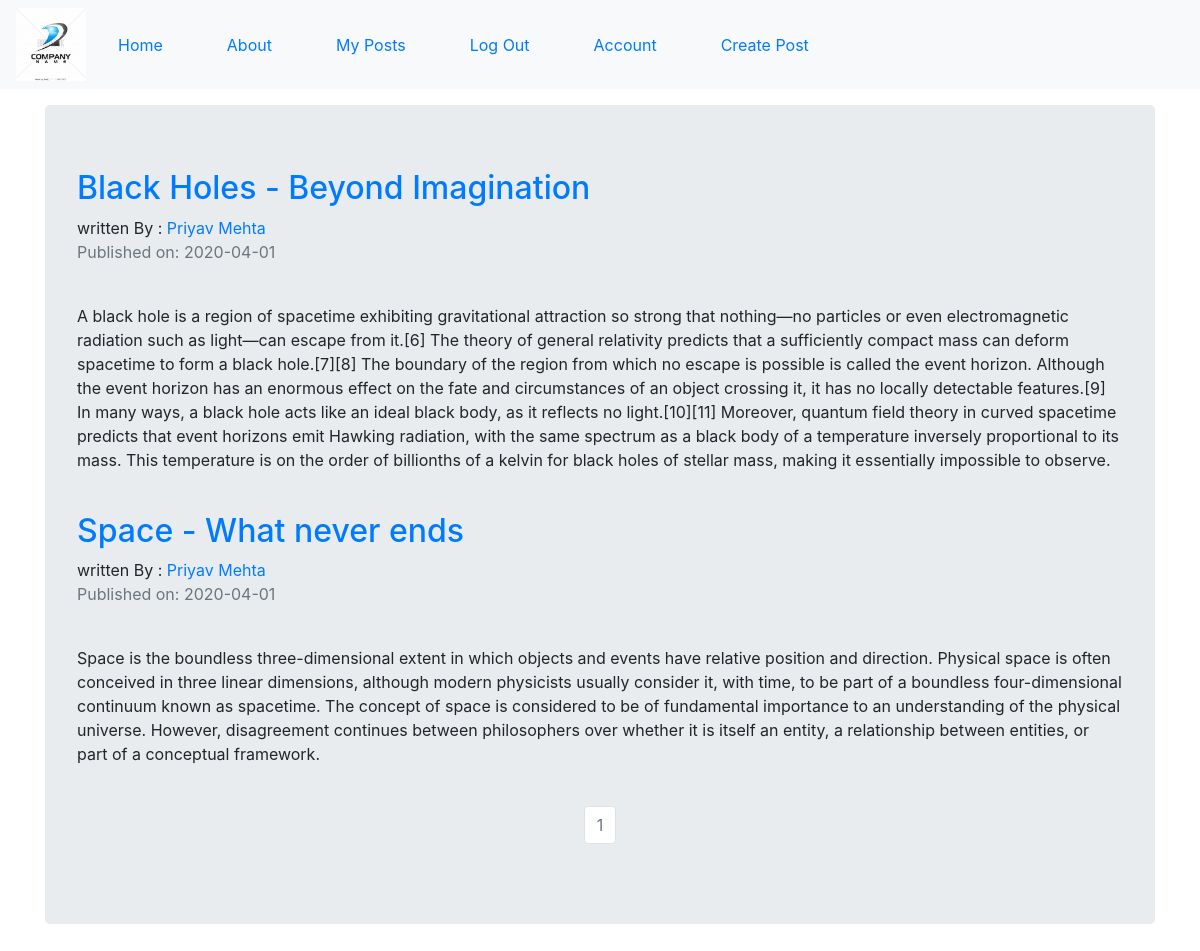
The app's page /myposts (signed in) with its own data.
### company_blog/models.py (models this page shows, shortened)
class BlogPost(db.Model):
	users = db.relationship(User)
	id = db.Column(db.Integer,primary_key = True)
	user_id = db.Column(db.Integer,db.ForeignKey('users.id'),nullable = False)
	date = db.Column(db.DateTime,nullable = False,default = datetime.utcnow)
	title = db.Column(db.String(140),nullable = False)
	text = db.Column(db.Text,nullable = False)
	def __repr__(self):
		return f"Post ID : {self.id} -- Date : {self.date} --- {self.title}"

class User(db.Model,UserMixin):
	__tablename__ = 'users'
	id = db.Column(db.Integer,primary_key = True)
	profile_image = db.Column(db.String(64),default = 'default_image.jpg')
	email = db.Column(db.String(64),unique = True,index = True)
	username = db.Column(db.String(64),unique = True,index = True)
	password_hash = db.Column(db.String(128))
	posts = db.relationship('BlogPost',backref = 'author',lazy = True)

### company_blog/users/views.py (the view)
@users.route('/myposts')
def my_posts():
    username = current_user.username
    page = request.args.get('page',1,type = int)
    user = User.query.filter_by(username = username).first_or_404()
    blog_posts = BlogPost.query.filter_by(author = user).order_by(BlogPost.date.desc()).paginate(page=page,per_page = 5)
    print(blog_posts.items)
    return render_template('my_posts.html',blog_posts= blog_posts,user = user)

### company_blog/models.py (called while the page is built)
@login_manager.user_loader
def load_user(user_id):
	return User.query.get(user_id)

### company_blog/templates/my_posts.html
{% extends 'base.html' %}
{% block content %}
<div class="jumbotron">
    {% for post in blog_posts.items %}
         <h2> <a href="{{url_for('blog_posts.blog_post',blog_post_id = post.id)}}" style="text-decoration: none;">{{post.title}}</a></h2>
         written By : <a href="{{url_for('users.user_posts',username = post.author.username)}}">{{post.author.username}}</a>
         <p class="text-muted">Published on: {{post.date.strftime("%Y-%m-%d")}}</p>
         <br>
         <p>{{post.text}}</p>
         <br>
     {% endfor %}
     <nav aria-label="Page navigation example">
         <ul class="pagination justify-content-center">
             {% for page_num in blog_posts.iter_pages(left_edge=1,right_edge=1,left_current=1,right_current=2) %}
                 {% if blog_posts.page == page_num %}
                     <li class="page-item disabled">
                         <a class="page-link" href="{{url_for('users.user_posts',username = user.username,page= page_num)}}">{{page_num}}</a>
                     </li>
                 {% else %}
                     <li class="page-item">
                         <a class="page-link" href="{{url_for('users.user_posts',username = user.username,page= page_num)}}">{{page_num}}</a>
                     </li>
                 {% endif %}
             {% endfor %}
         </ul>
     </nav>
</div>
{% endblock %}

### records on screen
BlogPost: title "Black Holes - Beyond Imagination", author.username "Priyav Mehta", date "2020-04-01", text "A black hole is a region of spacetime exhibiting gravitational attraction so strong that nothing—no particles or even electromagnetic radiation such as light—can escape from it.[6] The theory of general relativity predicts that a sufficiently compact mass can deform spacetime to form a black hole.[7][8] The boundary of the region from which no escape is possible is called the event horizon. Although the event horizon has an enormous effect on the fate and circumstances of an object crossing it, it has no locally detectable features.[9] In many ways, a black hole acts like an ideal black body, as it reflects no light.[10][11] Moreover, quantum field theory in curved spacetime predicts that…"
BlogPost: title "Space - What never ends", author.username "Priyav Mehta", date "2020-04-01", text "Space is the boundless three-dimensional extent in which objects and events have relative position and direction. Physical space is often conceived in three linear dimensions, although modern physicists usually consider it, with time, to be part of a boundless four-dimensional continuum known as spacetime. The concept of space is considered to be of fundamental importance to an understanding of the physical universe. However, disagreement continues between philosophers over whether it is itself an entity, a relationship between entities, or part of a conceptual framework."

### other values on screen
{{ page_num }} "1"
